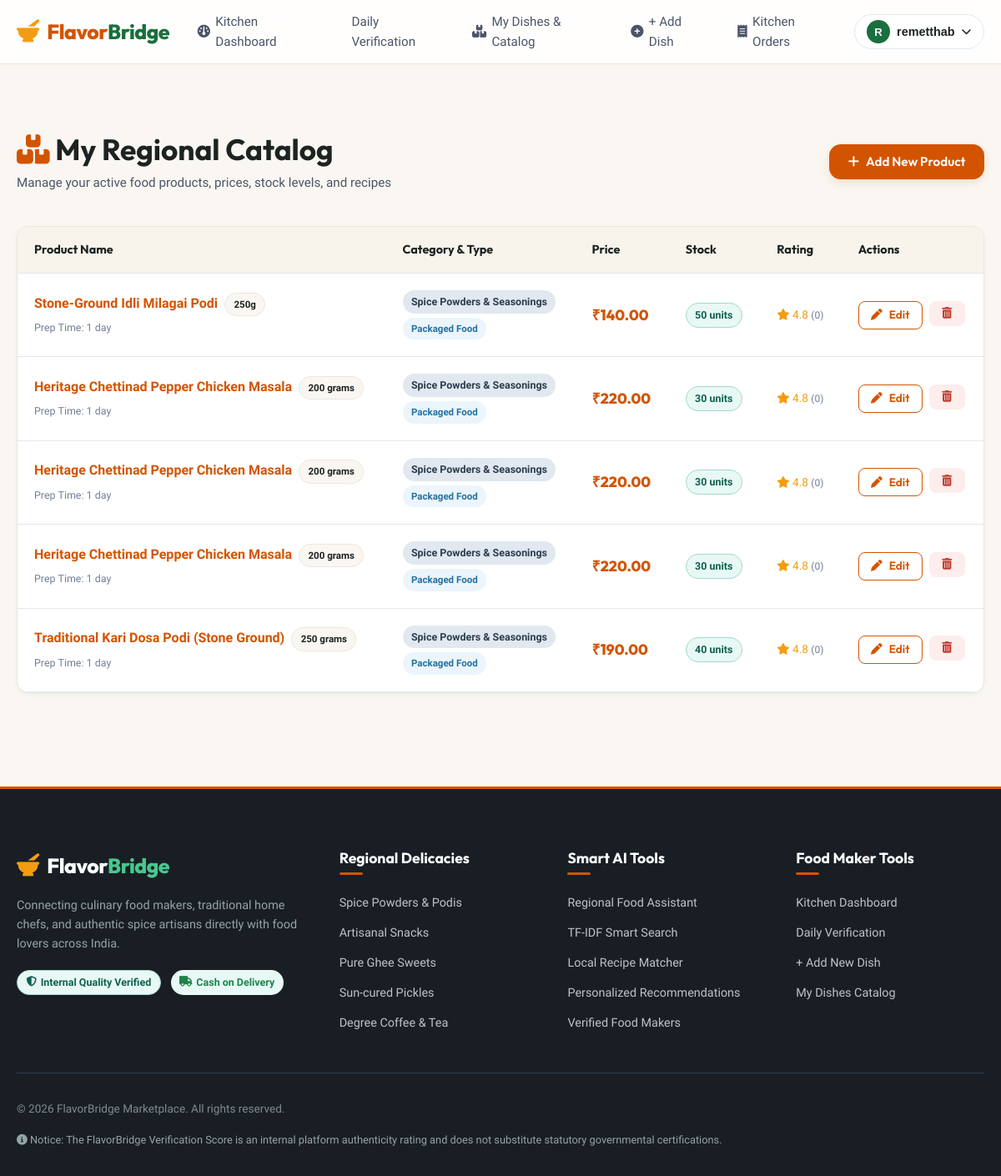
Page /my-products (signed in) on the earlier database version.
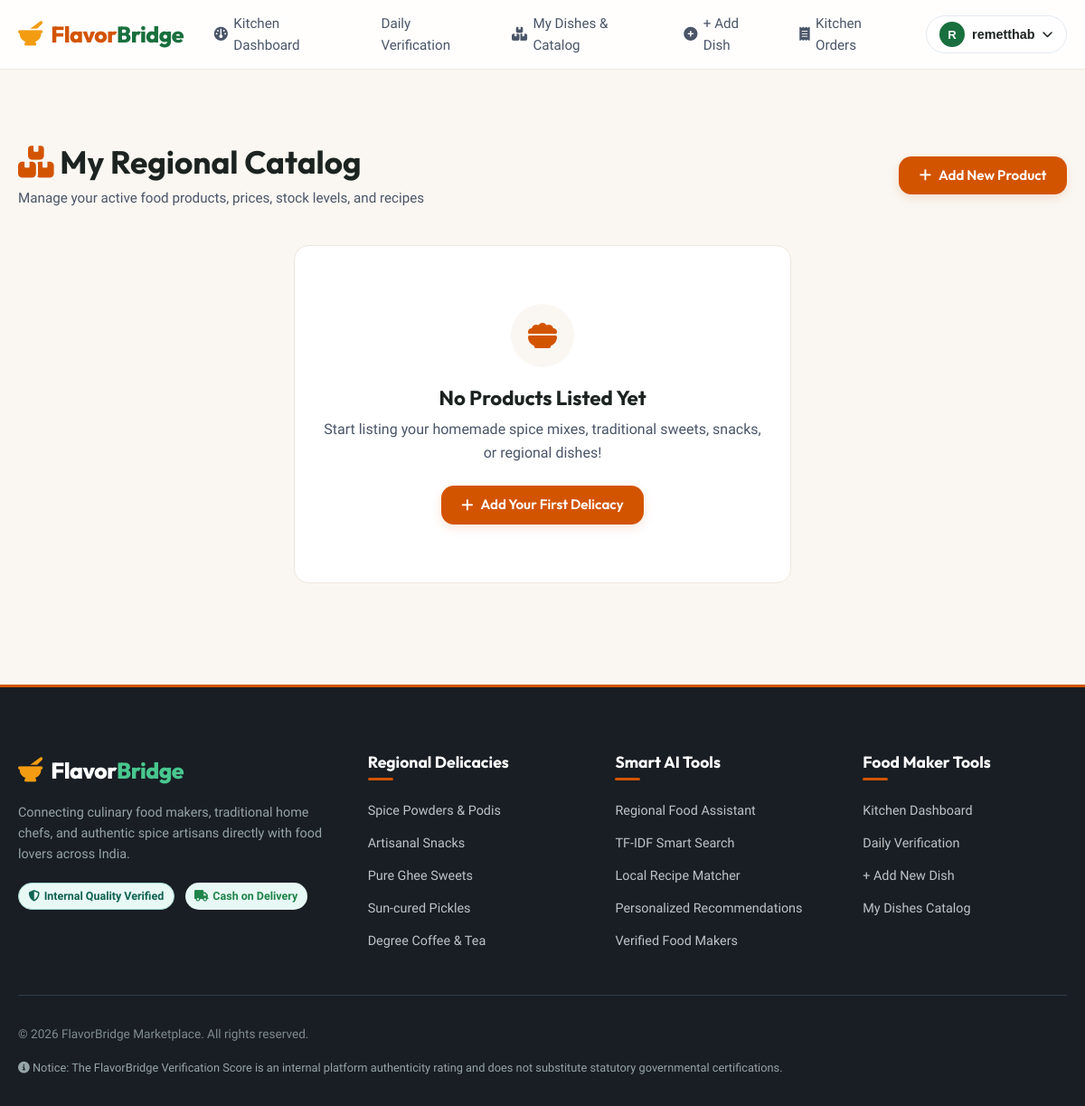
Same page on the later database version.
### backend/models.py (models this page shows, shortened)
class User(db.Model):
    __tablename__ = 'users'
    id = db.Column(db.Integer, primary_key=True)
    name = db.Column(db.String(100), nullable=False)
    email = db.Column(db.String(120), unique=True, nullable=False, index=True)
    password_hash = db.Column(db.String(255), nullable=False)
    role = db.Column(db.String(20), nullable=False, default='customer')  # 'customer' or 'food_maker'
    phone = db.Column(db.String(20), nullable=True)
    city = db.Column(db.String(100), nullable=True)
    address = db.Column(db.Text, nullable=True)
    created_at = db.Column(db.DateTime, default=datetime.utcnow)
    food_maker_profile = db.relationship('FoodMaker', backref='user', uselist=False, cascade='all, delete-orphan')
    cart = db.relationship('Cart', backref='customer', uselist=False, cascade='all, delete-orphan')
    orders = db.relationship('Order', backref='customer', lazy=True)
    reviews = db.relationship('Review', backref='customer', lazy=True)
    interactions = db.relationship('Interaction', backref='customer', lazy=True)

class Product(db.Model):
    __tablename__ = 'products'
    id = db.Column(db.Integer, primary_key=True)
    food_maker_id = db.Column(db.Integer, db.ForeignKey('food_makers.id', ondelete='CASCADE'), nullable=False)
    name = db.Column(db.String(150), nullable=False, index=True)
    category = db.Column(db.String(100), nullable=False, index=True)
    description = db.Column(db.Text, nullable=True)
    ingredients = db.Column(db.Text, nullable=True)
    price = db.Column(db.Float, nullable=False)
    city = db.Column(db.String(100), nullable=False, index=True)
    region = db.Column(db.String(100), nullable=True)
    image = db.Column(db.String(255), nullable=True)
    stock = db.Column(db.Integer, default=10)
    product_type = db.Column(db.String(50), nullable=False, default='Packaged Food')  # 'Packaged Food' or 'Fresh Food'
    preparation_time = db.Column(db.String(50), nullable=True, default='1-2 days')
    net_quantity = db.Column(db.String(50), nullable=True, default='250g')  # e.g., '500g', '150g', '250g', '1 kg', '1 Plate'
    created_at = db.Column(db.DateTime, default=datetime.utcnow)
    cart_items = db.relationship('CartItem', backref='product', lazy=True, cascade='all, delete-orphan')
    order_items = db.relationship('OrderItem', backref='product', lazy=True)
    reviews = db.relationship('Review', backref='product', lazy=True, cascade='all, delete-orphan')
    interactions = db.relationship('Interaction', backref='product', lazy=True, cascade='all, delete-orphan')
    @property
    def average_rating(self):
        if not self.reviews:
            return 4.8  # Default positive score for new listings
        return round(sum(r.rating for r in self.reviews) / len(self.reviews), 1)
    @property
    def rating_count(self):
        return len(self.reviews)

### backend/routes/product_routes.py (the view)
@product_bp.route('/my-products')
@login_required
@role_required('food_maker')
def my_products():
    user_id = session.get('user_id')
    maker = get_or_create_food_maker(user_id)
    products = Product.query.filter_by(food_maker_id=maker.id).order_by(Product.created_at.desc()).all()
    return render_template('my_products.html', maker=maker, products=products)

### backend/utils/security.py (called while the page is built, shortened)
def login_required(f):
    @wraps(f)
    def decorated_function(*args, **kwargs):
        user_id = session.get('user_id')
        if not user_id or not User.query.get(user_id):
            session.clear()
            flash('Please log in to access this page.', 'warning')
            return redirect(url_for('auth.login', next=request.path))
        return f(*args, **kwargs)
    return decorated_function

def get_or_create_food_maker(user_id):
    from backend.extensions import db
    from backend.models import FoodMaker
    user = User.query.get(user_id)
    if not user:
        return None
    maker = FoodMaker.query.filter_by(user_id=user.id).first()
    return maker

### frontend/templates/my_products.html (shortened to what this page needs)
{% extends "base.html" %}
{% block content %}
<div class="container" style="padding: 3rem 1.25rem;">
  <div style="display: flex; justify-content: space-between; align-items: center; margin-bottom: 2.5rem; flex-wrap: wrap; gap: 1rem;">
    <div>
      <h1 style="font-size: 2.2rem; margin-bottom: 0.35rem;"><i class="fa-solid fa-boxes-stacked" style="color: var(--primary);"></i> My Regional Catalog</h1>
      <p style="color: var(--gray-dark); font-size: 0.95rem;">Manage your active food products, prices, stock levels, and recipes</p>
    </div>
    <a href="{{ url_for('product.add_product') }}" class="btn btn-primary">
      <i class="fa-solid fa-plus"></i> Add New Product
    </a>
  </div>
  {% if products %}
    <div class="cart-table-wrapper">
      <table class="table">
        <thead>
          <tr>
            <th>Product Name</th>
            <th>Category & Type</th>
            <th>Price</th>
            <th>Stock</th>
            <th>Rating</th>
            <th>Actions</th>
          </tr>
        </thead>
        <tbody>
          {% for p in products %}
            <tr id="prod-row-{{ p.id }}">
              <td>
                <strong style="font-size: 1rem; color: var(--dark); display: block;">
                  <a href="{{ url_for('product.product_detail', product_id=p.id) }}">{{ p.name }}</a>
                  {% if p.net_quantity %}
                    <span class="badge" style="font-size: 0.72rem; background: #FAF7F2; color: #1C2321; border: 1px solid #ECE7DE; font-weight: 700; margin-left: 4px;">
                      {{ p.net_quantity }}
                    </span>
                  {% endif %}
                </strong>
                <span style="font-size: 0.78rem; color: var(--gray-medium);">
                  Prep Time: {{ p.preparation_time or '1 day' }}
                </span>
              </td>
              <td>
                <span class="badge badge-category" style="margin-bottom: 4px; display: inline-block;">{{ p.category }}</span>
                <div>
                  <span class="badge {{ 'badge-fresh' if p.product_type == 'Fresh Food' else 'badge-packaged' }}" style="font-size: 0.72rem;">
                    {{ p.product_type }}
                  </span>
                </div>
              </td>
              <td style="font-weight: 800; font-family: var(--font-heading); color: var(--primary); font-size: 1.1rem;">
                ₹{{ "%.2f"|format(p.price) }}
              </td>
              <td>
                <span class="badge {{ 'badge-verified' if p.stock > 5 else ('badge-pending' if p.stock > 0 else 'badge-danger') }}">
                  {{ p.stock }} units
                </span>
              </td>
              <td>
                <div class="stars" style="font-size: 0.85rem;">
                  <i class="fa-solid fa-star"></i> {{ p.average_rating }}
                  <span style="color: var(--gray-medium); font-size: 0.75rem;">({{ p.rating_count }})</span>
                </div>
              </td>
              <td>
                <div style="display: flex; gap: 0.5rem;">
                  <a href="{{ url_for('product.edit_product', product_id=p.id) }}" class="btn btn-outline btn-sm" title="Edit Product">
                    <i class="fa-solid fa-pen"></i> Edit
                  </a>
                  <form method="POST" action="{{ url_for('product.delete_product', product_id=p.id) }}" style="display: inline;">
                    <button type="button" class="btn btn-outline btn-sm btn-delete-product-ajax" data-product-id="{{ p.id }}" data-product-name="{{ p.name }}" style="color: var(--danger); border-color: #FDEDEC; background: #FDEDEC;" title="Delete Product">
                      <i class="fa-solid fa-trash-can"></i>
                    </button>
                  </form>
                </div>
              </td>
            </tr>
          {% endfor %}
        </tbody>
      </table>
    </div>
  {% else %}
    <div style="background: #FFFFFF; border-radius: 16px; padding: 4rem 2rem; text-align: center; border: var(--border-light); max-width: 550px; margin: 0 auto;">
      <div style="width: 70px; height: 70px; border-radius: 50%; background: #FAF7F2; color: var(--primary); display: flex; align-items: center; justify-content: center; font-size: 2rem; margin: 0 auto 1.25rem;">
        <i class="fa-solid fa-bowl-food"></i>
      </div>
      <h3 style="font-size: 1.4rem; margin-bottom: 0.5rem;">No Products Listed Yet</h3>
      <p style="color: var(--gray-dark); margin-bottom: 1.5rem;">Start listing your homemade spice mixes, traditional sweets, snacks, or regional dishes!</p>
      <a href="{{ url_for('product.add_product') }}" class="btn btn-primary">
        <i class="fa-solid fa-plus"></i> Add Your First Delicacy
      </a>
    </div>
  {% endif %}
</div>
{% endblock %}

### frontend/templates/base.html (shortened to what this page needs)
<!DOCTYPE html>
<html lang="en">
<head>
  <link rel="stylesheet" href="https://cdnjs.cloudflare.com/ajax/libs/font-awesome/6.5.1/css/all.min.css">
  <link rel="stylesheet" href="{{ url_for('static', filename='css/style.css') }}">
</head>
<body>
  <header class="site-header">
    <div class="container">
      <nav class="navbar">
        <a href="{{ url_for('index') }}" class="brand-logo" id="brand-logo-link">
          <i class="fa-solid fa-mortar-pestle"></i>
          <span>Flavor<span class="bridge">Bridge</span></span>
        </a>
        <ul class="nav-links" id="main-nav-links">
          {% if current_user and current_user.role == 'food_maker' %}
            <li><a href="{{ url_for('food_maker.dashboard') }}" class="nav-link" id="nav-maker-dash"><i class="fa-solid fa-gauge"></i> Kitchen Dashboard</a></li>
            <li><a href="{{ url_for('food_maker.verification') }}" class="nav-link" id="nav-maker-verify"> Daily Verification</a></li>
            <li><a href="{{ url_for('product.my_products') }}" class="nav-link" id="nav-maker-dishes"><i class="fa-solid fa-boxes-stacked"></i> My Dishes & Catalog</a></li>
            <li><a href="{{ url_for('product.add_product') }}" class="nav-link" id="nav-maker-add"><i class="fa-solid fa-circle-plus"></i> + Add Dish</a></li>
            <li><a href="{{ url_for('food_maker.food_maker_orders') }}" class="nav-link" id="nav-maker-orders"><i class="fa-solid fa-receipt"></i> Kitchen Orders</a></li>
          {% endif %}
        </ul>
        <div class="nav-actions">
          {% if current_user %}
            <div class="user-menu" id="user-menu-dropdown">
              <button class="user-btn" id="user-menu-trigger" type="button" aria-label="User Account Menu" aria-haspopup="true" aria-expanded="false">
                <div class="user-avatar-initial" style="{{ 'background: var(--secondary);' if current_user.role == 'food_maker' else '' }}">
                  {{ current_user.name[:1] | upper }}
                </div>
                <span class="user-btn-name">{{ current_user.name.split()[0] }}</span>
                <i class="fa-solid fa-chevron-down" style="font-size: 0.75rem;"></i>
              </button>
            </div>
          {% endif %}
        </div>
      </nav>
    </div>
  </header>
  <main id="main-content">
    {% block content %}{% endblock %}
  </main>
  <footer class="site-footer">
    <div class="container">
      <div class="footer-grid">
        <div class="footer-brand">
          <a href="{{ url_for('index') }}" class="brand-logo" style="color: #FFFFFF; margin-bottom: 1rem;">
            <i class="fa-solid fa-mortar-pestle" style="color: var(--accent);"></i>
            <span>Flavor<span style="color: #48C78E;">Bridge</span></span>
          </a>
          <p>Connecting culinary food makers, traditional home chefs, and authentic spice artisans directly with food lovers across India.</p>
          <div style="margin-top: 1.25rem; display: flex; gap: 0.75rem;">
            <span class="badge badge-verified"><i class="fa-solid fa-shield-halved"></i> Internal Quality Verified</span>
            <span class="badge badge-fresh"><i class="fa-solid fa-truck"></i> Cash on Delivery</span>
          </div>
        </div>
        <div class="footer-col">
          <h4>Regional Delicacies</h4>
          <ul class="footer-links">
            <li><a href="{{ url_for('product.products_list', category='Spice Powders & Seasonings') }}">Spice Powders & Podis</a></li>
            <li><a href="{{ url_for('product.products_list', category='Traditional Snacks') }}">Artisanal Snacks</a></li>
            <li><a href="{{ url_for('product.products_list', category='Traditional Sweets') }}">Pure Ghee Sweets</a></li>
            <li><a href="{{ url_for('product.products_list', category='Pickles') }}">Sun-cured Pickles</a></li>
            <li><a href="{{ url_for('product.products_list', category='Beverages') }}">Degree Coffee & Tea</a></li>
          </ul>
        </div>
        <div class="footer-col">
          <h4>Smart AI Tools</h4>
          <ul class="footer-links">
            <li><a href="{{ url_for('ai.food_assistant') }}">Regional Food Assistant</a></li>
            <li><a href="{{ url_for('ai.smart_search_view') }}">TF-IDF Smart Search</a></li>
            <li><a href="{{ url_for('ai.recipe_partners') }}">Local Recipe Matcher</a></li>
            <li><a href="{{ url_for('ai.recommendations') }}">Personalized Recommendations</a></li>
            <li><a href="{{ url_for('food_maker.food_makers_list') }}">Verified Food Makers</a></li>
          </ul>
        </div>
        <div class="footer-col">
          {% if current_user and current_user.role == 'food_maker' %}
            <h4>Food Maker Tools</h4>
            <ul class="footer-links">
              <li><a href="{{ url_for('food_maker.dashboard') }}">Kitchen Dashboard</a></li>
              <li><a href="{{ url_for('food_maker.verification') }}">Daily Verification</a></li>
              <li><a href="{{ url_for('product.add_product') }}">+ Add New Dish</a></li>
              <li><a href="{{ url_for('product.my_products') }}">My Dishes Catalog</a></li>
            </ul>
          {% endif %}
        </div>
      </div>
      <div class="footer-bottom">
        <p>&copy; 2026 FlavorBridge Marketplace. All rights reserved.</p>
        <p style="font-size: 0.8rem; color: #95A5A6;">
          <i class="fa-solid fa-circle-info"></i> Notice: The FlavorBridge Verification Score is an internal platform authenticity rating and does not substitute statutory governmental certifications.
        </p>
      </div>
    </div>
  </footer>
</body>
</html>

Differences in the rows shown:
removed Product: name "Stone-Ground Idli Milagai Podi", net_quantity "250g", preparation_time "1 day", category "Spice Powders & Seasonings", product_type "Packaged Food", price "140.00", stock "50", average_rating "4.8", rating_count "0"
removed Product: name "Heritage Chettinad Pepper Chicken Masala", net_quantity "200 grams", preparation_time "1 day", category "Spice Powders & Seasonings", product_type "Packaged Food", price "220.00", stock "30", average_rating "4.8", rating_count "0"
removed Product: name "Heritage Chettinad Pepper Chicken Masala", net_quantity "200 grams", preparation_time "1 day", category "Spice Powders & Seasonings", product_type "Packaged Food", price "220.00", stock "30", average_rating "4.8", rating_count "0"
removed Product: name "Heritage Chettinad Pepper Chicken Masala", net_quantity "200 grams", preparation_time "1 day", category "Spice Powders & Seasonings", product_type "Packaged Food", price "220.00", stock "30", average_rating "4.8", rating_count "0"
removed Product: name "Traditional Kari Dosa Podi (Stone Ground)", net_quantity "250 grams", preparation_time "1 day", category "Spice Powders & Seasonings", product_type "Packaged Food", price "190.00", stock "40", average_rating "4.8", rating_count "0"
Other differences:
text no longer shown: "Product Name Category & Type Price Stock Rating Actions"
text now shown: "No Products Listed Yet Start listing your homemade spice mixes, traditional sweets, snacks, or regional dishes! Add Your First Delicacy"
